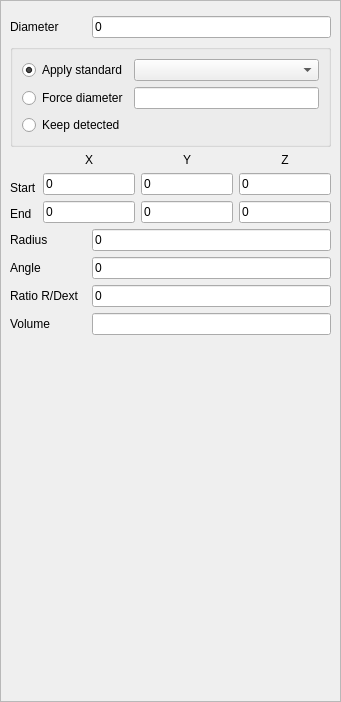
<?xml version="1.0" encoding="UTF-8"?>
<ui version="4.0">
 <class>PropertyElbow</class>
 <widget class="QWidget" name="PropertyElbow">
  <property name="geometry">
   <rect>
    <x>0</x>
    <y>0</y>
    <width>341</width>
    <height>702</height>
   </rect>
  </property>
  <property name="sizePolicy">
   <sizepolicy hsizetype="Preferred" vsizetype="Preferred">
    <horstretch>0</horstretch>
    <verstretch>0</verstretch>
   </sizepolicy>
  </property>
  <property name="maximumSize">
   <size>
    <width>600</width>
    <height>16777215</height>
   </size>
  </property>
  <property name="windowTitle">
   <string>Elbow properties</string>
  </property>
  <layout class="QGridLayout" name="gridLayout_4">
   <property name="leftMargin">
    <number>0</number>
   </property>
   <property name="topMargin">
    <number>0</number>
   </property>
   <property name="rightMargin">
    <number>0</number>
   </property>
   <property name="bottomMargin">
    <number>0</number>
   </property>
   <item row="0" column="0">
    <widget class="QScrollArea" name="scrollArea">
     <property name="horizontalScrollBarPolicy">
      <enum>Qt::ScrollBarAsNeeded</enum>
     </property>
     <property name="widgetResizable">
      <bool>true</bool>
     </property>
     <widget class="QWidget" name="scrollAreaWidgetContents">
      <property name="geometry">
       <rect>
        <x>0</x>
        <y>0</y>
        <width>339</width>
        <height>700</height>
       </rect>
      </property>
      <layout class="QGridLayout" name="gridLayout_5">
       <item row="2" column="0" colspan="4">
        <widget class="QGroupBox" name="diametreGroupBox">
         <property name="title">
          <string/>
         </property>
         <property name="flat">
          <bool>false</bool>
         </property>
         <layout class="QGridLayout" name="gridLayout_2">
          <item row="0" column="1">
           <widget class="QComboBox" name="comboStandard"/>
          </item>
          <item row="1" column="0">
           <widget class="QRadioButton" name="ForceRadioButton">
            <property name="text">
             <string>Force diameter</string>
            </property>
           </widget>
          </item>
          <item row="1" column="1">
           <widget class="QDoubleEdit" name="forceDiameterField">
            <property name="enabled">
             <bool>true</bool>
            </property>
            <property name="inputMethodHints">
             <set>Qt::ImhNone</set>
            </property>
            <property name="inputMask">
             <string/>
            </property>
            <property name="text">
             <string/>
            </property>
            <property name="frame">
             <bool>true</bool>
            </property>
            <property name="readOnly">
             <bool>false</bool>
            </property>
           </widget>
          </item>
          <item row="2" column="0">
           <widget class="QRadioButton" name="KeepRadioButton">
            <property name="text">
             <string>Keep detected</string>
            </property>
           </widget>
          </item>
          <item row="0" column="0">
           <widget class="QRadioButton" name="StandardRadioButton">
            <property name="text">
             <string>Apply standard</string>
            </property>
            <property name="checked">
             <bool>true</bool>
            </property>
           </widget>
          </item>
         </layout>
        </widget>
       </item>
       <item row="7" column="1" colspan="3">
        <widget class="QDoubleEdit" name="volumeLineEdit">
         <property name="enabled">
          <bool>true</bool>
         </property>
         <property name="readOnly">
          <bool>true</bool>
         </property>
        </widget>
       </item>
       <item row="5" column="1" colspan="3">
        <widget class="QDoubleEdit" name="angleField">
         <property name="enabled">
          <bool>true</bool>
         </property>
         <property name="text">
          <string>0</string>
         </property>
         <property name="readOnly">
          <bool>true</bool>
         </property>
        </widget>
       </item>
       <item row="7" column="0">
        <widget class="QLabel" name="label_4">
         <property name="text">
          <string>Volume</string>
         </property>
        </widget>
       </item>
       <item row="4" column="1" colspan="3">
        <widget class="QDoubleEdit" name="radiusField">
         <property name="enabled">
          <bool>true</bool>
         </property>
         <property name="inputMethodHints">
          <set>Qt::ImhNone</set>
         </property>
         <property name="inputMask">
          <string/>
         </property>
         <property name="text">
          <string>0</string>
         </property>
         <property name="frame">
          <bool>true</bool>
         </property>
         <property name="readOnly">
          <bool>true</bool>
         </property>
        </widget>
       </item>
       <item row="1" column="0">
        <widget class="QLabel" name="diameterTextLabel">
         <property name="text">
          <string>Diameter</string>
         </property>
        </widget>
       </item>
       <item row="4" column="0">
        <widget class="QLabel" name="radiusLabel">
         <property name="text">
          <string>Radius</string>
         </property>
        </widget>
       </item>
       <item row="3" column="0" colspan="4">
        <layout class="QHBoxLayout" name="SizeLayout_3">
         <item>
          <layout class="QGridLayout" name="gridLayout_6">
           <item row="1" column="0">
            <widget class="QLabel" name="startLabel">
             <property name="text">
              <string>Start</string>
             </property>
            </widget>
           </item>
           <item row="0" column="0">
            <widget class="QLabel" name="label">
             <property name="text">
              <string/>
             </property>
            </widget>
           </item>
           <item row="2" column="0">
            <widget class="QLabel" name="endLabel">
             <property name="text">
              <string>End</string>
             </property>
            </widget>
           </item>
          </layout>
         </item>
         <item>
          <layout class="QVBoxLayout" name="XLayout_3">
           <item>
            <widget class="QLabel" name="XLabel">
             <property name="text">
              <string>X</string>
             </property>
             <property name="alignment">
              <set>Qt::AlignCenter</set>
             </property>
            </widget>
           </item>
           <item>
            <widget class="QDoubleEdit" name="XStartInfield">
             <property name="enabled">
              <bool>true</bool>
             </property>
             <property name="text">
              <string>0</string>
             </property>
             <property name="frame">
              <bool>true</bool>
             </property>
             <property name="readOnly">
              <bool>true</bool>
             </property>
            </widget>
           </item>
           <item>
            <widget class="QDoubleEdit" name="XEndInfield">
             <property name="enabled">
              <bool>true</bool>
             </property>
             <property name="text">
              <string>0</string>
             </property>
             <property name="frame">
              <bool>true</bool>
             </property>
             <property name="readOnly">
              <bool>true</bool>
             </property>
            </widget>
           </item>
          </layout>
         </item>
         <item>
          <layout class="QVBoxLayout" name="YLayout_3">
           <item>
            <widget class="QLabel" name="YLabel">
             <property name="text">
              <string>Y</string>
             </property>
             <property name="alignment">
              <set>Qt::AlignCenter</set>
             </property>
            </widget>
           </item>
           <item>
            <widget class="QDoubleEdit" name="YStartInfield">
             <property name="enabled">
              <bool>true</bool>
             </property>
             <property name="text">
              <string>0</string>
             </property>
             <property name="frame">
              <bool>true</bool>
             </property>
             <property name="readOnly">
              <bool>true</bool>
             </property>
            </widget>
           </item>
           <item>
            <widget class="QDoubleEdit" name="YEndInfield">
             <property name="enabled">
              <bool>true</bool>
             </property>
             <property name="text">
              <string>0</string>
             </property>
             <property name="frame">
              <bool>true</bool>
             </property>
             <property name="readOnly">
              <bool>true</bool>
             </property>
            </widget>
           </item>
          </layout>
         </item>
         <item>
          <layout class="QVBoxLayout" name="ZLayout_3">
           <item>
            <widget class="QLabel" name="ZLabel">
             <property name="text">
              <string>Z</string>
             </property>
             <property name="alignment">
              <set>Qt::AlignCenter</set>
             </property>
            </widget>
           </item>
           <item>
            <widget class="QDoubleEdit" name="ZStartInfield">
             <property name="enabled">
              <bool>true</bool>
             </property>
             <property name="text">
              <string>0</string>
             </property>
             <property name="frame">
              <bool>true</bool>
             </property>
             <property name="readOnly">
              <bool>true</bool>
             </property>
            </widget>
           </item>
           <item>
            <widget class="QDoubleEdit" name="ZEndInfield">
             <property name="enabled">
              <bool>true</bool>
             </property>
             <property name="text">
              <string>0</string>
             </property>
             <property name="frame">
              <bool>true</bool>
             </property>
             <property name="readOnly">
              <bool>true</bool>
             </property>
            </widget>
           </item>
          </layout>
         </item>
        </layout>
       </item>
       <item row="10" column="2">
        <spacer name="verticalSpacer">
         <property name="orientation">
          <enum>Qt::Vertical</enum>
         </property>
         <property name="sizeHint" stdset="0">
          <size>
           <width>0</width>
           <height>0</height>
          </size>
         </property>
        </spacer>
       </item>
       <item row="6" column="0">
        <widget class="QLabel" name="slopeLabel">
         <property name="text">
          <string>Ratio R/Dext</string>
         </property>
        </widget>
       </item>
       <item row="0" column="0" colspan="4">
        <widget class="GenericPropertiesHead" name="genericPropsHeadWidget" native="true"/>
       </item>
       <item row="6" column="1" colspan="3">
        <widget class="QDoubleEdit" name="ratioRonDextField">
         <property name="enabled">
          <bool>true</bool>
         </property>
         <property name="text">
          <string>0</string>
         </property>
         <property name="readOnly">
          <bool>true</bool>
         </property>
        </widget>
       </item>
       <item row="1" column="1" colspan="3">
        <widget class="QDoubleEdit" name="diameterField">
         <property name="enabled">
          <bool>true</bool>
         </property>
         <property name="inputMethodHints">
          <set>Qt::ImhNone</set>
         </property>
         <property name="inputMask">
          <string/>
         </property>
         <property name="text">
          <string>0</string>
         </property>
         <property name="frame">
          <bool>true</bool>
         </property>
         <property name="readOnly">
          <bool>true</bool>
         </property>
        </widget>
       </item>
       <item row="5" column="0">
        <widget class="QLabel" name="label_2">
         <property name="text">
          <string>Angle</string>
         </property>
        </widget>
       </item>
       <item row="9" column="0" colspan="4">
        <widget class="GenericPropertiesFeet" name="genericPropsFeetWidget" native="true"/>
       </item>
       <item row="8" column="0" colspan="4">
        <widget class="SubPropertyClipping" name="subPropertyClipping" native="true"/>
       </item>
      </layout>
     </widget>
    </widget>
   </item>
  </layout>
 </widget>
 <customwidgets>
  <customwidget>
   <class>GenericPropertiesHead</class>
   <extends>QWidget</extends>
   <header location="global">GenericPropertiesHead.h</header>
   <container>1</container>
  </customwidget>
  <customwidget>
   <class>GenericPropertiesFeet</class>
   <extends>QWidget</extends>
   <header>GenericPropertiesFeet.h</header>
   <container>1</container>
  </customwidget>
  <customwidget>
   <class>QDoubleEdit</class>
   <extends>QLineEdit</extends>
   <header>qdoubleedit.h</header>
  </customwidget>
  <customwidget>
   <class>SubPropertyClipping</class>
   <extends>QWidget</extends>
   <header>SubPropertyClipping.h</header>
   <container>1</container>
  </customwidget>
 </customwidgets>
 <tabstops>
  <tabstop>diameterField</tabstop>
  <tabstop>StandardRadioButton</tabstop>
  <tabstop>comboStandard</tabstop>
  <tabstop>ForceRadioButton</tabstop>
  <tabstop>forceDiameterField</tabstop>
  <tabstop>KeepRadioButton</tabstop>
  <tabstop>XStartInfield</tabstop>
  <tabstop>YStartInfield</tabstop>
  <tabstop>ZStartInfield</tabstop>
  <tabstop>XEndInfield</tabstop>
  <tabstop>YEndInfield</tabstop>
  <tabstop>ZEndInfield</tabstop>
  <tabstop>radiusField</tabstop>
  <tabstop>angleField</tabstop>
  <tabstop>ratioRonDextField</tabstop>
 </tabstops>
 <resources>
  <include location="../../../openscantools.qrc"/>
 </resources>
 <connections/>
</ui>
